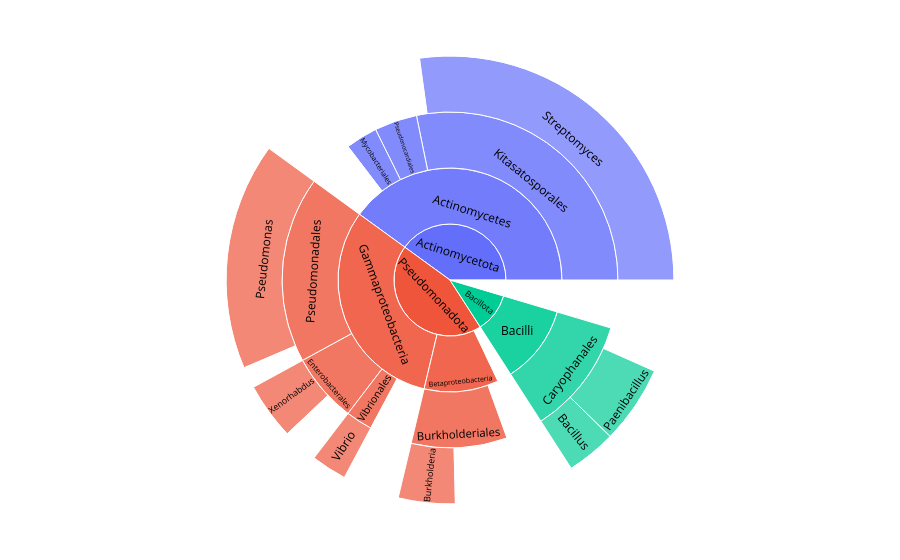

This figure's notebook cell:
### Code cell
def lighten(hex_color, amount):
    r, g, b = hex_to_rgb(hex_color)

    return (
        f"rgb("
        f"{round(r + (255 - r) * amount)},"
        f"{round(g + (255 - g) * amount)},"
        f"{round(b + (255 - b) * amount)}"
        f")"
    )

top_level_names = list(dict.fromkeys(
    node["top_level"]
    for node in nodes
    if node["top_level"] is not None
))

palette = px.colors.qualitative.Plotly

top_colors = {
    name: palette[i % len(palette)]
    for i, name in enumerate(top_level_names)
}

colors = []

for node in nodes:
    if node["is_gap"]:
        colors.append("white")
    else:
        base = top_colors[node["top_level"]]
        colors.append(lighten(base, 0.10 * (node["depth"] - 1)))

fig = go.Figure(go.Sunburst(
    ids=[node["id"] for node in nodes],
    labels=[node["label"] for node in nodes],
    parents=[node["parent"] for node in nodes],
    values=[node["value"] for node in nodes],
    branchvalues="total",
    marker=dict(
        colors=colors,
        line=dict(color="white", width=1),
    ),
    insidetextorientation="auto",
    sort=False,
    hovertemplate="%{label}<br>Count: %{value}<extra></extra>",
))
fig.update_traces(textfont_color="black")
fig.update_layout(
    margin=dict(t=0, l=0, r=0, b=0),
    paper_bgcolor="white",
)

fig.show()

### Figure 1 — Plotly figure (JSON) as saved in the notebook; plotly's stock layout.template omitted (floating-point values rounded to 4 significant figures)
{"data": [{"branchvalues": "total", "hovertemplate": "%{label}<br>Count: %{value}<extra></extra>", "ids": ["Actinomycetota", "Pseudomonadota", "Bacillota", "Actinomycetota|||Actinomycetes", "Pseudomonadota|||Gammaproteobacteria", "Bacillota|||Bacilli", "Pseudomonadota|||Betaproteobacteria", "Actinomycetota|||Actinomycetes|||Kitasatosporales", "Pseudomonadota|||Gammaproteobacteria|||Pseudomonadales", "Bacillota|||Bacilli|||Caryophanales", "Actinomycetota|||Actinomycetes|||Pseudonocardiales", "Actinomycetota|||Actinomycetes|||Mycobacteriales", "Pseudomonadota|||Gammaproteobacteria|||Enterobacterales", "Pseudomonadota|||Gammaproteobacteria|||Vibrionales", "Pseudomonadota|||Betaproteobacteria|||Burkholderiales", "Actinomycetota|||Actinomycetes|||Kitasatosporales|||Streptomyces", "Pseudomonadota|||Gammaproteobacteria|||Pseudomonadales|||Pseudomonas", "Bacillota|||Bacilli|||Caryophanales|||Bacillus", "Bacillota|||Bacilli|||Caryophanales|||Paenibacillus", "Pseudomonadota|||Gammaproteobacteria|||Vibrionales|||Vibrio", "Pseudomonadota|||Gammaproteobacteria|||Enterobacterales|||Xenorhabdus", "Pseudomonadota|||Betaproteobacteria|||Burkholderiales|||Burkholderia", "__gap_root__", "__gap__Pseudomonadota", "__gap__Actinomycetota|||Actinomycetes", "__gap__Pseudomonadota|||Gammaproteobacteria", "__gap__Pseudomonadota|||Betaproteobacteria", "__gap__Actinomycetota|||Actinomycetes|||Kitasatosporales", "__gap__Pseudomonadota|||Gammaproteobacteria|||Pseudomonadales", "__gap__Bacillota|||Bacilli|||Caryophanales", "__gap__Actinomycetota|||Actinomycetes|||Pseudonocardiales", "__gap__Actinomycetota|||Actinomycetes|||Mycobacteriales", "__gap__Pseudomonadota|||Gammaproteobacteria|||Enterobacterales", "__gap__Pseudomonadota|||Betaproteobacteria|||Burkholderiales", "__gap__Actinomycetota|||Actinomycetes|||Kitasatosporales|||Streptomyces", "__gap__Pseudomonadota|||Gammaproteobacteria|||Pseudomonadales|||Pseudomonas", "__gap__Bacillota|||Bacilli|||Caryophanales|||Bacillus", "__gap__Bacillota|||Bacilli|||Caryophanales|||Paenibacillus", "__gap__Pseudomonadota|||Gammaproteobacteria|||Vibrionales|||Vibrio", "__gap__Pseudomonadota|||Gammaproteobacteria|||Enterobacterales|||Xenorhabdus", "__gap__Pseudomonadota|||Betaproteobacteria|||Burkholderiales|||Burkholderia"], "insidetextorientation": "auto", "labels": ["Actinomycetota", "Pseudomonadota", "Bacillota", "Actinomycetes", "Gammaproteobacteria", "Bacilli", "Betaproteobacteria", "Kitasatosporales", "Pseudomonadales", "Caryophanales", "Pseudonocardiales", "Mycobacteriales", "Enterobacterales", "Vibrionales", "Burkholderiales", "Streptomyces", "Pseudomonas", "Bacillus", "Paenibacillus", "Vibrio", "Xenorhabdus", "Burkholderia", "", "", "", "", "", "", "", "", "", "", "", "", "", "", "", "", "", "", ""], "marker": {"colors": ["rgb(99,110,250)", "rgb(239,85,59)", "rgb(0,204,150)", "rgb(115,124,250)", "rgb(241,102,79)", "rgb(26,209,160)", "rgb(241,102,79)", "rgb(130,139,251)", "rgb(242,119,98)", "rgb(51,214,171)", "rgb(130,139,251)", "rgb(130,139,251)", "rgb(242,119,98)", "rgb(242,119,98)", "rgb(242,119,98)", "rgb(146,154,252)", "rgb(244,136,118)", "rgb(77,219,182)", "rgb(77,219,182)", "rgb(244,136,118)", "rgb(244,136,118)", "rgb(244,136,118)", "white", "white", "white", "white", "white", "white", "white", "white", "white", "white", "white", "white", "white", "white", "white", "white", "white", "white", "white"], "line": {"color": "white", "width": 1}}, "parents": ["", "", "", "Actinomycetota", "Pseudomonadota", "Bacillota", "Pseudomonadota", "Actinomycetota|||Actinomycetes", "Pseudomonadota|||Gammaproteobacteria", "Bacillota|||Bacilli", "Actinomycetota|||Actinomycetes", "Actinomycetota|||Actinomycetes", "Pseudomonadota|||Gammaproteobacteria", "Pseudomonadota|||Gammaproteobacteria", "Pseudomonadota|||Betaproteobacteria", "Actinomycetota|||Actinomycetes|||Kitasatosporales", "Pseudomonadota|||Gammaproteobacteria|||Pseudomonadales", "Bacillota|||Bacilli|||Caryophanales", "Bacillota|||Bacilli|||Caryophanales", "Pseudomonadota|||Gammaproteobacteria|||Vibrionales", "Pseudomonadota|||Gammaproteobacteria|||Enterobacterales", "Pseudomonadota|||Betaproteobacteria|||Burkholderiales", "", "Pseudomonadota", "Actinomycetota|||Actinomycetes", "Pseudomonadota|||Gammaproteobacteria", "Pseudomonadota|||Betaproteobacteria", "Actinomycetota|||Actinomycetes|||Kitasatosporales", "Pseudomonadota|||Gammaproteobacteria|||Pseudomonadales", "Bacillota|||Bacilli|||Caryophanales", "Actinomycetota|||Actinomycetes|||Pseudonocardiales", "Actinomycetota|||Actinomycetes|||Mycobacteriales", "Pseudomonadota|||Gammaproteobacteria|||Enterobacterales", "Pseudomonadota|||Betaproteobacteria|||Burkholderiales", "Actinomycetota|||Actinomycetes|||Kitasatosporales|||Streptomyces", "Pseudomonadota|||Gammaproteobacteria|||Pseudomonadales|||Pseudomonas", "Bacillota|||Bacilli|||Caryophanales|||Bacillus", "Bacillota|||Bacilli|||Caryophanales|||Paenibacillus", "Pseudomonadota|||Gammaproteobacteria|||Vibrionales|||Vibrio", "Pseudomonadota|||Gammaproteobacteria|||Enterobacterales|||Xenorhabdus", "Pseudomonadota|||Betaproteobacteria|||Burkholderiales|||Burkholderia"], "sort": false, "textfont": {"color": "black"}, "type": "sunburst", "values": [78, 86, 22, 78, 61, 22, 21, 55, 35, 22, 8, 6, 13, 5, 18, 53, 32, 7, 11, 5, 8, 8, 9, 4, 9, 8, 3, 2, 3, 4, 8, 6, 5, 10, 53, 32, 7, 11, 5, 8, 8]}], "layout": {"margin": {"b": 0, "l": 0, "r": 0, "t": 0}, "paper_bgcolor": "white"}}
